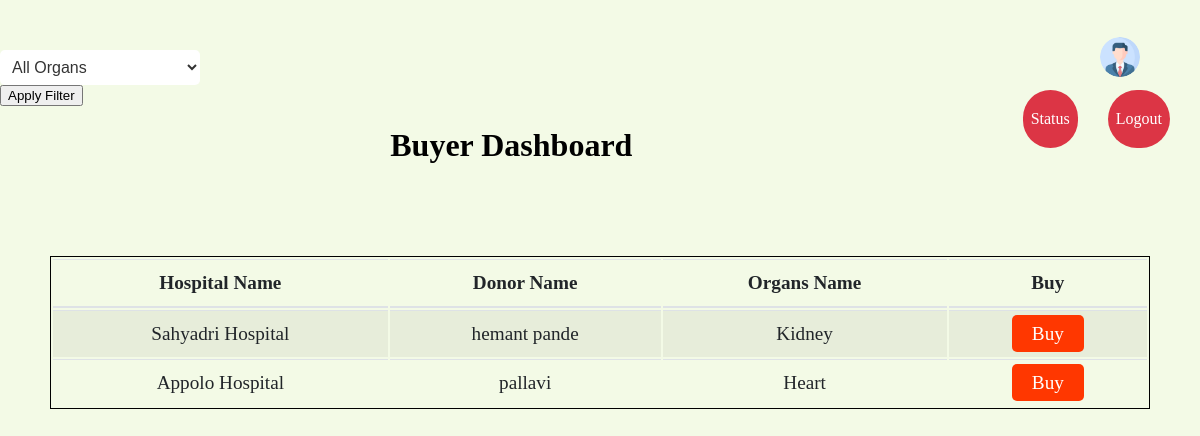
Page /buyer_dashboard (signed in) on the committed database.
### app/models.py (models this page shows, shortened)
class Form(models.Model):
    name = models.TextField(max_length=255)
    hospital_name = models.CharField(max_length=255)
    organ_name = models.TextField(max_length=255,null=False)
    email = models.EmailField()
    id_document = models.ImageField(upload_to=document_upload_path)
    organ_donor_card = models.ImageField(upload_to=document_upload_path)
    status = models.CharField(max_length=20, default='Pending')

### app/views.py (the view)
# urls.py: path('buyer_dashboard',views.buyer_dashboard, name= 'buyer_dashboard'),
@login_required(login_url="buyer_log_in")
@cache_control(no_cache=True, must_revalidate=True, no_store=True)
def buyer_dashboard(request):
    form_data = Form.objects.all()
    user = request.user
    profile_icon = None  # Assuming you have a profile icon associated with each user
    if hasattr(user, 'profile'):
        profile_icon = user.profile.profile_icon.url
    selected_organ = request.GET.get('organ_filter')  # Get the selected organ from the query parameters
    if selected_organ:  # If a specific organ is selected
        form_data = form_data.filter(organ_name=selected_organ)
    return render(request, 'buyer_dashboard.html', {'form_data': form_data})

### template/buyer_dashboard.html (shortened to what this page needs)
{% block body %}
<div class="container">
    <div class="profile-info" style="margin-top: 17px;">
        <img src="static\assets\img\portfolio\profile_icon.png" alt="Profile Icon" class="profile-icon">
    </div>
    <div class="container mt-5">
        <div class="row">
            <div class="col-md-12">
                <a href="log_out" class="logout-btn" style="margin-top: 40px;">
                    <span class="text">Logout</span>
                </a>
                <a href="buyer" class="logout-btn" style="margin-top: 40px;">
                    <span class="text">Status</span>
                </a>
                <form method="GET" action="{% url 'buyer_dashboard' %}">
                    <select id="organ-filter" class="form-select" name="organ_filter">
                        <option value="">All Organs</option>
                    </select>
                    <div class="col-md-2">
                        <button type="submit" class="btn btn-primary">Apply Filter</button>
                    </div>
                </form>
                <h1 class="text-center mb-4" style="text-align: center;">Buyer Dashboard</h1>
                <div class="table-responsive table-container">
                    <table class="table table-striped">
                        <thead class="thead-dark">
                            <tr>
                                <th scope="col">Hospital Name</th>
                                <th scope="col">Donor Name</th>
                                <th scope="col">Organs Name</th>
                                <th scope="col">Buy</th>
                            </tr>
                        </thead>
                        <tbody class="text-center">
                            {% for form in form_data %}
                            {% if form.status != "accepted" and form.status != "rejected" %}
                            <tr>
                                <td>{{ form.hospital_name }}</td>
                                <td>{{ form.name }}</td>
                                <td>{{ form.organ_name }}</td>
                                <td>
                                    <a href="form1?hospital_name={{ form.hospital_name }}&organ_name={{ form.organ_name }}" class="btn btn-donate">Buy</a>
                                </td>
                            </tr>
                            {% endif %}
                            {% endfor %}
                        </tbody>
                    </table>
                </div>
            </div>
        </div>
    </div>
</div>
{% endblock body %}

### template/buyer_dashboard.html (style rules this page uses)
.container { margin-top: 50px; }
.table-container { padding: 70px 50px; }
.table { width: 100%; margin-bottom: 1rem; color: #212529; border: 1px solid black; }
.table th, .table td { padding: 0.75rem; vertical-align: top; border-top: 1px solid #dee2e6; text-align: center; font-size: larger; }
.table thead th { vertical-align: bottom; border-bottom: 2px solid #dee2e6; }
.table-striped tbody tr:nth-of-type(odd) { background-color: rgba(0, 0, 0, 0.05); }
.table tbody td:last-child { text-align: center; }
select.form-select { border: none; font-size: medium; }
select.form-select option:first-child { border: none; }
.btn-donate { background-color: #ff3700; color: #fff; border: none; padding: 8px 20px; border-radius: 5px; cursor: pointer; transition: background-color 0.3s ease; text-decoration: none; }
.logout-btn { background-color: #dc3545; color: #fff; border: none; padding: 20px 8px; border-radius: 100px; cursor: pointer; margin-right: 30px; text-decoration: none; float: right; margin-top: 20px; }
select.form-select { border: none; font-size: medium; padding: 8px; border-radius: 5px; background-color: #fff; color: #333; cursor: pointer; transition: all 0.3s ease; width: 100%; max-width: 200px; }
select.form-select option { background-color: #fff; color: #333; }
select.form-select option:first-child { color: #999; }
.profile-info { position: absolute; top: 20px; right: 20px; display: flex; align-items: center; }
.profile-icon { width: 40px; height: 40px; border-radius: 50%; margin-right: 10px; }

### rows in the picture
Form: hospital_name "Sahyadri Hospital", name "hemant pande", organ_name "Kidney"
Form: hospital_name "Appolo Hospital", name "pallavi", organ_name "Heart"
